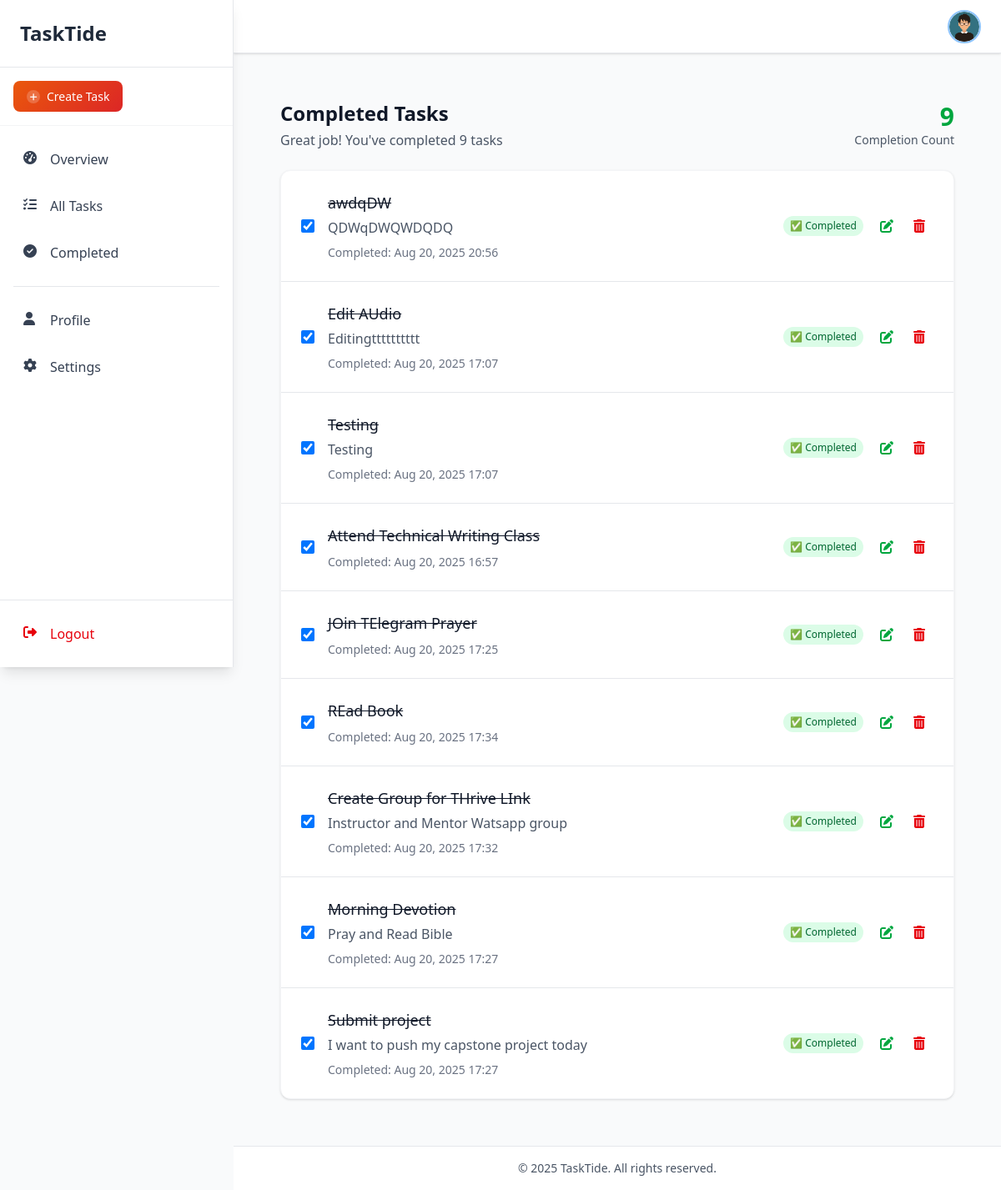
The app's page /dashboard/completed/ (signed in), older data.
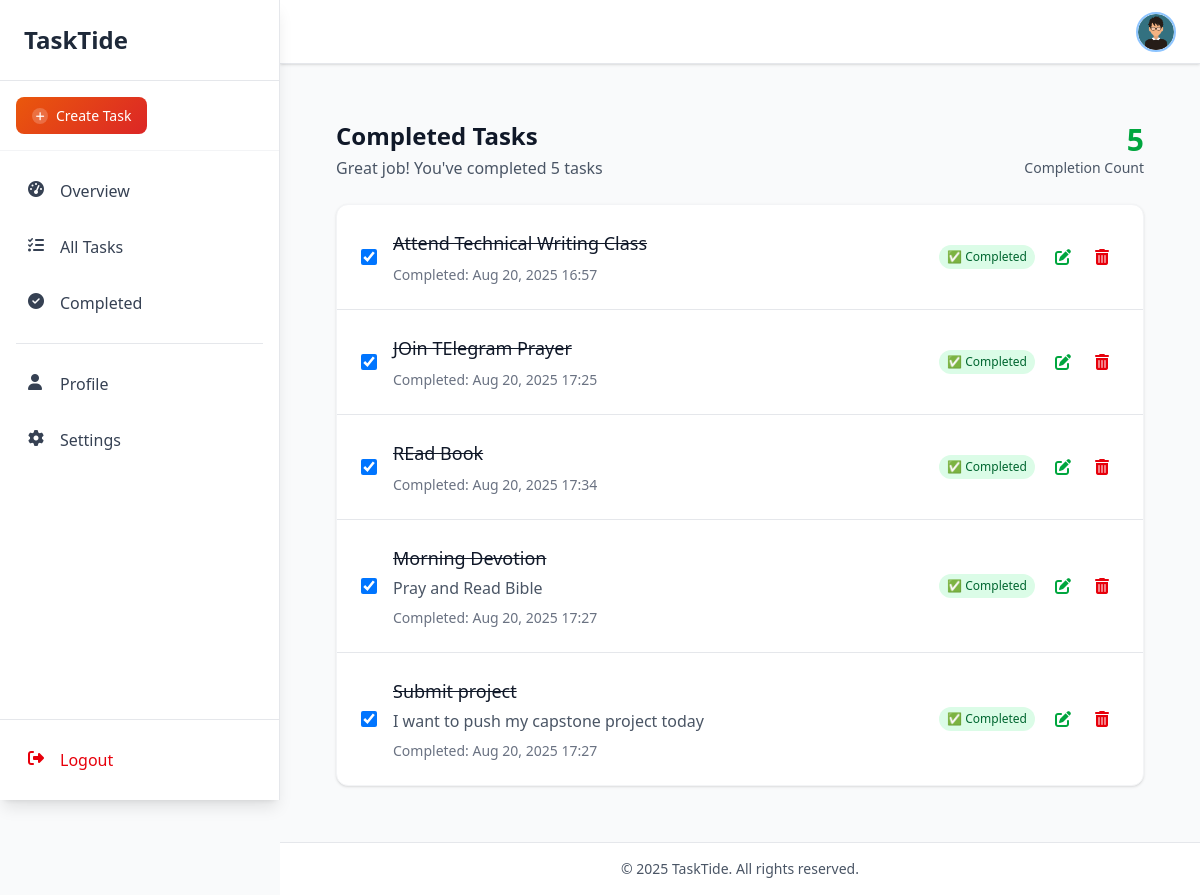
The same page, newer data.
### tasks/models.py (models this page shows, shortened)
class Task(models.Model):
    PRIORITY_CHOICES = [
        ("low", "Low"),
        ("medium", "Medium"),
        ("high", "High"),
        ("urgent", "Urgent"),
    ]
    user = models.ForeignKey(User, on_delete=models.CASCADE, related_name="tasks")
    title = models.CharField(max_length=300)
    description = models.TextField(blank=True, null=True)
    completed = models.BooleanField(default=False)
    priority = models.CharField(
        max_length=10,
        choices=PRIORITY_CHOICES,
        default="medium"
    )
    due_date = models.DateTimeField(blank=True, null=True)
    created_at = models.DateTimeField(auto_now_add=True)
    updated_at = models.DateTimeField(auto_now=True)

### tasks/views.py (the view)
# urls.py: path('dashboard/completed/', CompleteTaskListView.as_view(), name='completed_tasks'),
class CompleteTaskListView(LoginRequiredMixin, ListView):
    model = Task
    template_name = 'core/dashboard/completed_task.html'
    context_object_name = 'tasks'
    def get_queryset(self):
        return Task.objects.filter(user=self.request.user, completed=True).order_by('-created_at')

### core/templates/core/dashboard/completed_task.html
{% extends "core/dashboard_layout.html" %}
{% load static %}
{% block content %}
<div id="completed-tasks-page"
  class="mx-auto px-4 sm:px-6 lg:px-8 py-8 page-content">
  <div class="fade-in">
    <div class="flex justify-between items-center mb-6">
      <div>
        <h2 class="text-2xl font-bold text-gray-900">Completed Tasks</h2>
        <p class="text-gray-600 mt-1">
          Great job! You've completed {{ tasks.count }} tasks
        </p>
      </div>
      <div class="text-right">
        <div class="text-3xl font-bold text-green-600">
          {{ tasks.count }}
        </div>
        <div class="text-sm text-gray-600">Completion Count</div>
      </div>
    </div>
    <div class="bg-white rounded-xl shadow-sm border border-gray-100 overflow-hidden">
      <div class="divide-y divide-gray-200">
        {% for task in tasks %}
        <div
        class="task-card p-6 hover:bg-gray-50 transition-all duration-200">
          <div class="flex items-center justify-between">
            <a
        href="{% url 'single_task' task.id %}"
            class="flex items-center space-x-4">
              <input type="checkbox" checked
                class="h-4 w-4 text-green-600 focus:ring-green-500 border-gray-300 rounded" />
              <div class="flex-1">
                <h3 class="text-lg font-medium text-gray-900 line-through">
                  {{ task.title }}
                </h3>
                {% if task.description %}
                <p class="text-gray-600 mt-1">{{ task.description }}</p>
                {% endif %}
                <div class="flex items-center space-x-4 mt-2 text-sm text-gray-500">
                  <span>Completed: {{ task.updated_at|date:"M d, Y H:i" }}</span>
                </div>
              </div>
            </a>
            <div class="flex items-center space-x-3">
              <span class="bg-green-100 text-green-800 px-2 py-1 rounded-full text-xs font-medium">
                ✅ Completed
              </span>
              <div class="flex items-center space-x-2">
                <a href="{% url 'update_task' task.pk %}"
                  class="text-green-600 hover:text-green-700 p-2 rounded-lg hover:bg-green-50 transition-colors">
                  <i class="fas fa-edit w-4 h-4"></i>
                </a>
                <a href="{% url 'delete_task' task.pk %}"
                  class="text-red-600 hover:text-red-700 p-2 rounded-lg hover:bg-red-50 transition-colors">
                  <i class="fas fa-trash-alt w-4 h-4"></i>
                </a>
              </div>
            </div>
          </div>
        </div>
        {% empty %}
        <p class="p-6 text-gray-500">No completed tasks yet 🎉</p>
        {% endfor %}
      </div>
    </div>
  </div>
</div>
{% endblock %}

Row changes from the older to the newer data that the page shows:
removed Task: title "awdqDW", description "QDWqDWQWDQDQ", updated_at "Aug 20, 2025 20:56"
removed Task: title "Edit AUdio", description "Editingtttttttttt", updated_at "Aug 20, 2025 17:07"
removed Task: title "Testing", description "Testing", updated_at "Aug 20, 2025 17:07"
removed Task: title "Create Group for THrive LInk", description "Instructor and Mentor Watsapp group", updated_at "Aug 20, 2025 17:32"
Text that changed along with them:
{{ tasks.count }}: "9" → "5"
